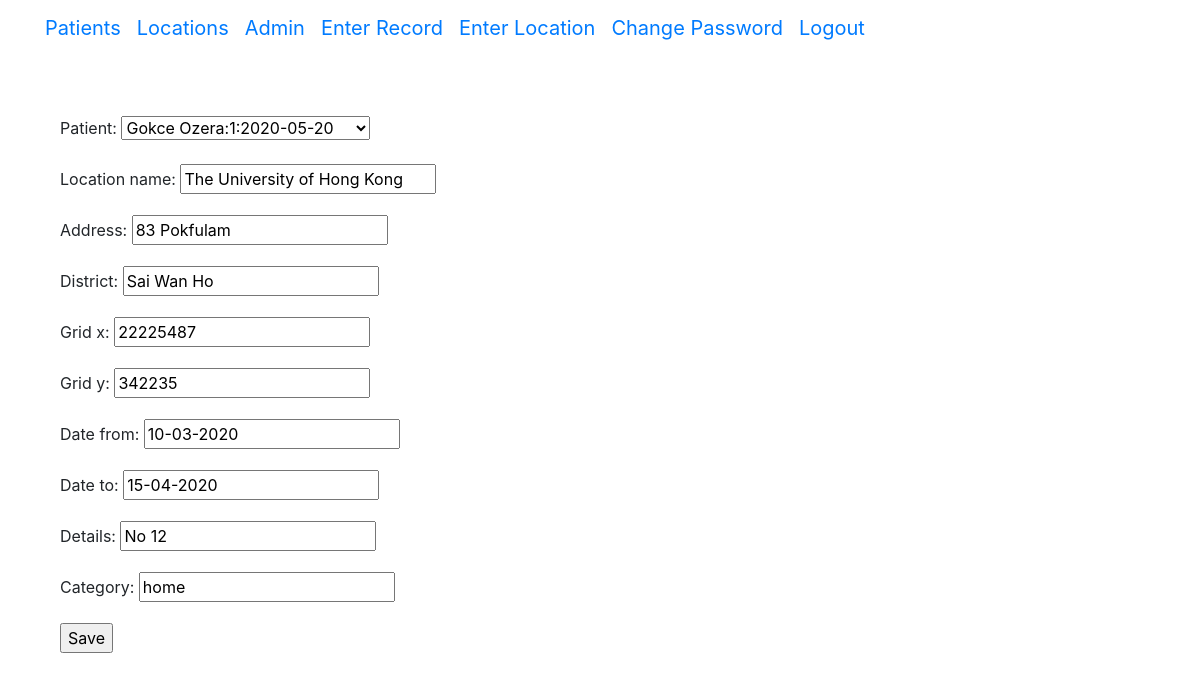
The app's page /covidapp/location/19/editPL/ (signed in) with its own data.
### covidapp/models.py (models this page shows, shortened)
class Location(models.Model):
    patient = models.ForeignKey(Patient, related_name='locations', on_delete=models.CASCADE, null=True, blank=True)
    location_name = models.CharField(max_length=50, null=True, blank=True)
    address = models.CharField(max_length=300, null=True, blank=True)
    district = models.CharField(max_length=300, null=True, blank=True)
    grid_x = models.IntegerField(null=True, blank=True)
    grid_y = models.IntegerField(null=True, blank=True)
    date_from = models.DateField(null=True, blank=True)
    date_to = models.DateField(null=True, blank=True)
    details = models.CharField(max_length=300, null=True, blank=True)
    category = models.CharField(max_length=300, null=True, blank=True)

### covidapp/views.py (the view, shortened to what this page needs)
# urls.py: path('location/<int:id>/editPL/',views.PLocationUpdateView.as_view(), name='plocation_edit'),
class PLocationUpdateView(UpdateView):
    template_name = 'covidapp/plocation_update.html'
    form_class = LocationForm
    queryset = Location.objects.all()
    def get_object(self):
        id_=self.kwargs["id"]
        return get_object_or_404(Location, id=id_)

### covidapp/forms.py
class LocationForm(forms.ModelForm):
    district= forms.CharField(label='District', widget=forms.Select(choices=DISTRICT_CHOICES))
    class Meta:
        model = LocationTemplate
        fields=['location_name', 'address','district', 'grid_x','grid_y']

### covidapp/models.py (called while the page is built)
    def __str__(self):
        return self.name + ":" + str(self.case_number) + ":" + str(self.date_of_confirm)

### covidapp/templatetags/has_group.py (called while the page is built)
@register.filter(name='has_group')
def has_group(user, group_name):
    return user.groups.filter(name=group_name).exists()

### templates/covidapp/plocation_update.html
{% extends "covidapp/base.html" %}
{% block content %}
{% load has_group %}
{% if request.user|has_group:"Epidemiologists" or request.user|has_group:"Staff" %}
<body>
<div style="margin-left: 5%; margin-top: 5%">
    <form action='' method='POST'>{% csrf_token %}
        {{ form.as_p }}
        <input type="submit" value="Save">
    </form>
</div>
</body>
{% else %}
<h3>Please Login First</h3>
{% endif %}
{% endblock %}

### records on screen
Location: patient "Gokce Ozera:1:2020-05-20", location_name "The University of Hong Kong", address "83 Pokfulam", district "Sai Wan Ho", grid_x "22225487", grid_y "342235", date_from "10-03-2020", date_to "15-04-2020", details "No 12", category "home"
